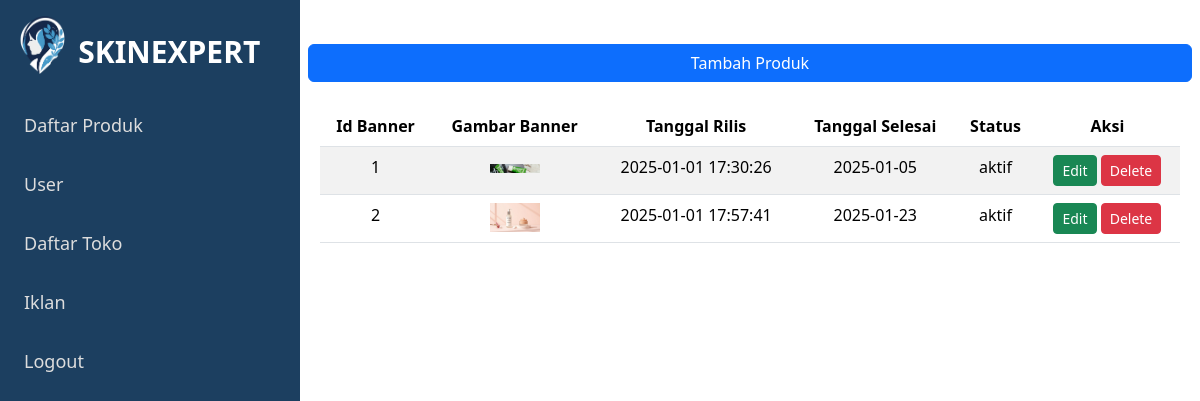
Screenshot of /iklan.php with the database file from the repository.
### tables this page shows
CREATE TABLE `banner_iklan` (
  `id_banner` int NOT NULL,
  `gambar_banner` varchar(255) NOT NULL,
  `url_tujuan` varchar(255) DEFAULT NULL,
  `tanggal_selesai` date NOT NULL,
  `status` enum('aktif','nonaktif') DEFAULT 'aktif',
  `created_at` timestamp NULL DEFAULT CURRENT_TIMESTAMP
);

### iklan.php (the view, shortened to what this page needs)
<?php
include "./asset/dbskin.php";
$sqlStatement = "SELECT * FROM banner_iklan";
$query = mysqli_query($conn, $sqlStatement);
$data = mysqli_fetch_all($query, MYSQLI_ASSOC);
?>
<!DOCTYPE html>
<html lang="en">
<head>
    <link rel="stylesheet" href="./asset/sidebar.css">
    <link href="https://cdn.jsdelivr.net/npm/bootstrap@5.3.3/dist/css/bootstrap.min.css" rel="stylesheet">
</head>
<body>
    <div class="sidebar" id="sidebar">
        <a href="main_admin.php">Daftar Produk</a>
        <a href="user.php">User</a>
        <a href="toko.php">Daftar Toko</a>
        <a href="iklan.php">Iklan</a>
        <a href="logout_admin.php">Logout</a>
    </div>
    <div class="main-content">
        <span class="open-sidebar">
            <img class="logo" src="./gambar/Desain tanpa judul.png" alt="">
            <div class="logo-text">
                SKINEXPERT
            </div>
        </span>
        <div class="row mt-4 mb-4 ">
            <a class="btn btn-primary" href="add_produk.php"> Tambah Produk</a>
        </div>
        <table class="table table-striped table-hover">
            <thead align="center">
                <th>Id Banner</th>
                <th>Gambar Banner</th>
                <th>Tanggal Rilis</th>
                <th>Tanggal Selesai</th>
                <th>Status</th>
                <th>Aksi</th>
            </thead>
            <tbody>
                <?php
                foreach ($data as $key => $iklan) {
                ?>
                    <tr>
                        <td align="center"><?= $iklan["id_banner"] ?></td>
                        <td align="center"><img src="./gambar/<?= $iklan["gambar_banner"] ?>" alt="gambar_banner" width="50"></td>
                        <td align="center"><?= $iklan["created_at"] ?></td>
                        <td align="center"><?= $iklan["tanggal_selesai"] ?></td>
                        <td align="center"><?= $iklan["status"] ?></td>
                        <td align="center">
                            <a href="edit_banner.php?id_banner=<?= $iklan['id_banner'] ?>" class="btn btn-sm btn-success">Edit</a>
                            <a href="hapus_banner.php?id_banner=<?= $iklan['id_banner'] ?>" class="btn btn-sm btn-danger" onclick="return confirm('Yakin akan menghapus?')">Delete</a>
                        </td>
                    </tr>
                <?php
                }
                ?>
            </tbody>
        </table>
    </div>
</body>
</html>

### asset/sidebar.css (style rules this page uses)
body { font-family: "Poppins", serif; margin: 0; padding: 0; font-family: Arial, sans-serif; }
:root { --primary-color: #1C3F60; --secondary-color: #ffff; --text-color: #333; --text-color-secondary: #ffff; }
.sidebar { height: 100%; width: 300px; position: fixed; top: 0; left: 0; background-color: var(--primary-color); overflow-x: hidden; padding-top: 5rem; transition: 0.3s; }
.sidebar a { margin-left: 1.5rem; margin-top: 2rem; text-decoration: none; font-size: 18px; color: #ddd; display: block; transition: 0.2s; }
.main-content { margin-left: 300px; padding: 20px; transition: 0.3s; }
.open-sidebar { display: flex; cursor: pointer; position: fixed; top: 0; left: 15px; z-index: 1; }
.logo { margin-top: 1rem; width: 8%; }
.logo-text { font-weight: bolder; margin-left: 0.5rem; margin-top: 1.8rem; font-size: 30px; color: white; }

### rows the page displays
banner_iklan: id_banner "1", gambar_banner (picture), created_at "2025-01-01 17:30:26", tanggal_selesai "2025-01-05", status "aktif"
banner_iklan: id_banner "2", gambar_banner (picture), created_at "2025-01-01 17:57:41", tanggal_selesai "2025-01-23", status "aktif"
